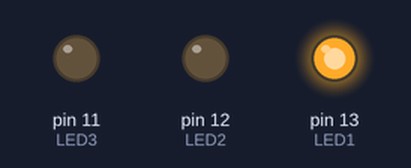
The sketch below on a simulated Arduino Uno, built with avr-gcc and run on an emulated ATmega328P. Shown: output pins drawn as LEDs (lit = HIGH).

Above: at 0.2 s.
At 0.9 s:
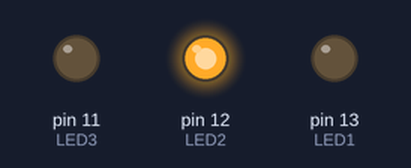
At 2.5 s:
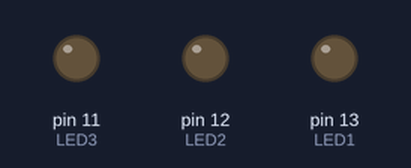
At 3.5 s:
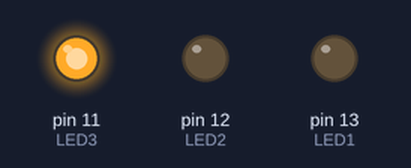
Timing chart, 0 to 4.4 s (numbered marks = the images above):
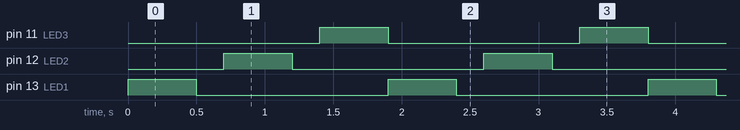

Measured:
- by itself, pin 11 (LED3), pin 12 (LED2), pin 13 (LED1): alternates HIGH for 0.50 s and LOW for 1.4 s
- by itself, everything shown: repeats every 1.9 s, in 6 steps

The sketch:

three_LED_blinking.ino
```cpp
int LED1=13;
int LED2=12;
int LED3=11;
void setup() {
  pinMode(LED1, OUTPUT);
  pinMode(LED2, OUTPUT);
  pinMode(LED3, OUTPUT);

}

void loop() {
  digitalWrite(LED1, HIGH);
  delay(500);
  digitalWrite(LED1, LOW);
  delay(200);
  digitalWrite(LED2, HIGH);
  delay(500);
  digitalWrite(LED2, LOW);
  delay(200);
  digitalWrite(LED3, HIGH);
  delay(500);
  digitalWrite(LED3, LOW);

}
```
